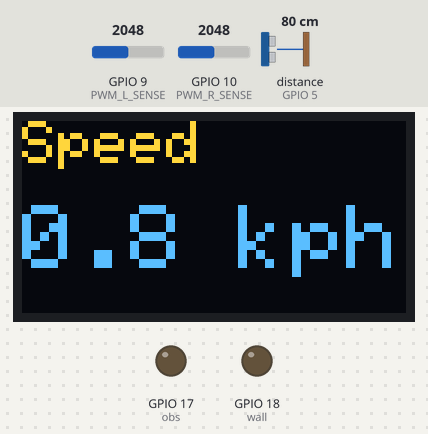
Simulated run of this sketch. Board: ESP32-S3. Parts: 128×64 one-colour display, output pins drawn as LEDs (lit = HIGH). Wiring (inferred from the names in the program): ultrasonic range finder: trigger GPIO 4; echo GPIO 5. Dashed ring = blinking. Inputs (shaded band) come from the test bench; at power-on: distance to the obstacle (sensor on GPIO 5) 80 cm, GPIO 9 (PWM_L_SENSE) = 2048, GPIO 10 (PWM_R_SENSE) = 2048 (analog values on the 0–4095 scale). The echo pulse lasts 58.3 µs per cm; the OLED is the two-colour kind (top 16 rows yellow); pins used as bus, display or sensor lines are not drawn.

Above: at 1.9 s.
2.0 s: distance to the obstacle (sensor on GPIO 5) set to 14 cm
3.5 s: distance to the obstacle (sensor on GPIO 5) set to 10 cm
At 3.67 s:
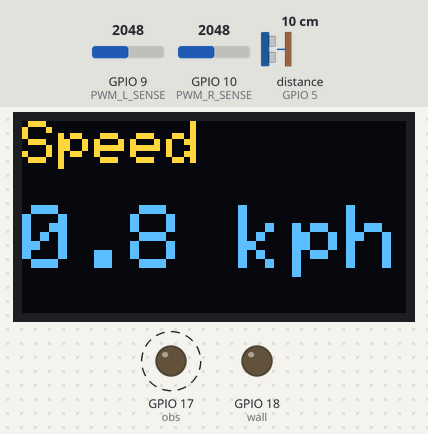
6.4 s: GPIO 9 (PWM_L_SENSE) set to 2866
At 6.69 s:
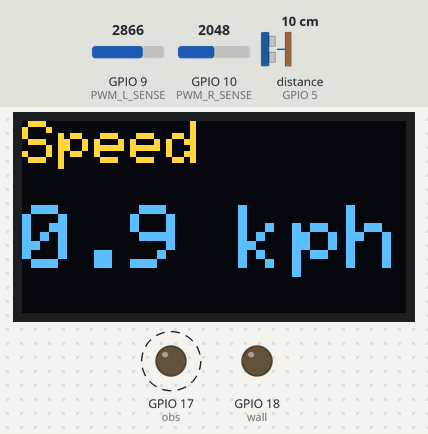
8.0 s: GPIO 10 (PWM_R_SENSE) set to 2866
At 8.39 s:
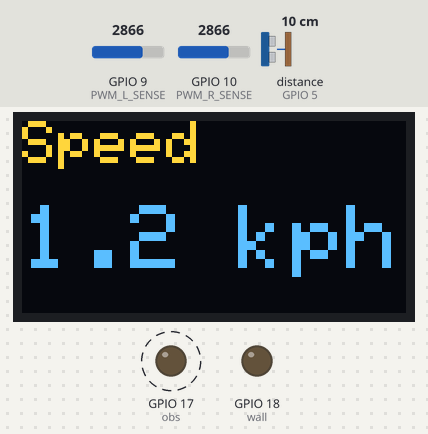
9.5 s: GPIO 9 (PWM_L_SENSE) set to 3603
At 9.94 s:
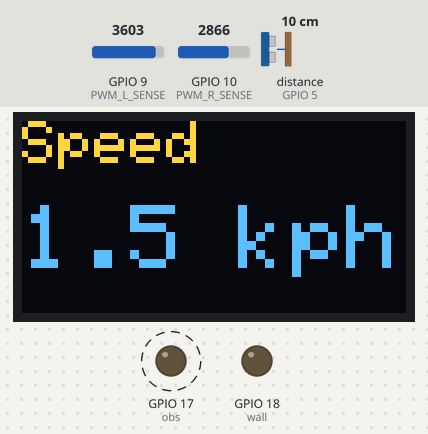
11.1 s: GPIO 10 (PWM_R_SENSE) set to 3603
At 11.49 s:
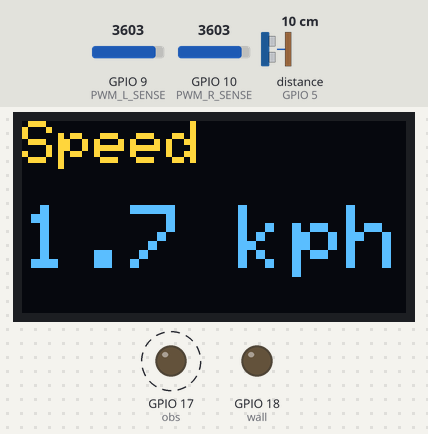
Timing chart, 0 to 13.8 s (numbered marks = the images above; inputs shaded):
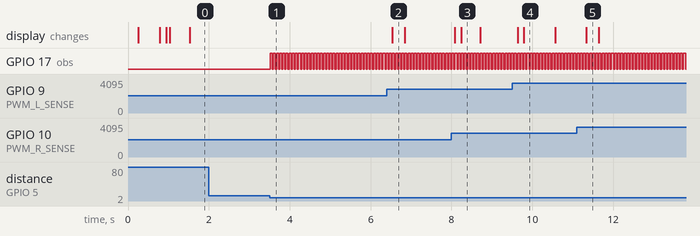

Measured:
- the behaviour switches between 13 and 12 cm on distance to the obstacle (sensor on GPIO 5) (found by bisection; images 0 and 1)
- after the input at 2.0 s, every drawn part: stays the same
- after the input at 3.5 s, GPIO 17 (obs): alternates HIGH for 0.05 s and LOW for 0.03 s, starting at once
- after the input at 6.4 s, the display: changes after 0.14 s (image 2)
- after the input at 8.0 s, the display: first changes after 0.09 s (image 3 shows a later state)
- after the input at 9.5 s, the display: first changes after 0.14 s (image 4 shows a later state)
- after the input at 11.1 s, the display: changes after 0.24 s (image 5)

The sketch:

working-OLED-accele.ino
```cpp
/*
  ESP32-S3 sketch:
   - Reads 5 analog line sensors and converts them to 0/1
   - Reads ultrasonic distance and triggers outputs when close
   - Reads TWO RC-filtered PWM signals from another ESP (left/right motor command)
   - Estimates average speed from PWM and shows it on an SSD1306 OLED

  HARDWARE NOTES:
   - PWM sense lines must be RC-filtered (you said this is already working).
   - Share GND between the two ESPs.
   - DO NOT use GPIO3 for I2C on ESP32-S3 (strap pin -> upload problems).
*/

#include <Wire.h>
#include <Adafruit_GFX.h>
#include <Adafruit_SSD1306.h>

// ================= OLED / I2C =================
#define OLED_ADDR 0x3C
#define SCREEN_WIDTH 128
#define SCREEN_HEIGHT 64

// Choose safe I2C pins (NOT strap pins like GPIO3)
const int I2C_SDA = 12;
const int I2C_SCL = 11;

Adafruit_SSD1306 display(SCREEN_WIDTH, SCREEN_HEIGHT, &Wire, -1);

// ================= PWM sense pins (RC-filtered) =================
// Must be ADC-capable pins on ESP32-S3 (GPIO 1..20)
const int PWM_L_SENSE = 9;   // left PWM -> RC -> this pin
const int PWM_R_SENSE = 10;   // right PWM -> RC -> this pin

// ADC settings
const int ADC_MAX = 4095;

// ---- Speed calibration (TUNE THESE!) ----
const int   PWM_DEAD = 60;      // below this, assume motor doesn't move
const float VMAX_MPS = 0.60f;   // max speed at PWM=255 in m/s (measure & set)

// ================= Line sensor pins =================
// Must be ADC-capable pins on ESP32-S3 (GPIO 1..20)
int AnalogPin[5] = {6, 7, 15, 16, 8};   // NOTE: if you use I2C SDA=8, don't also use 8 here!
int SensorDig[5] = {0, 0, 0, 0, 0};

int threshold = 800;
const bool SENSOR_HIGH_ON_LINE = true;

// ================= Ultrasonic + outputs =================
const int trig = 4;
const int echo = 5;
const int wall = 18;
const int obs  = 17;

long duration = 0;

// ================= Helpers: PWM -> speed =================
int readPwm255(int adcPin) {
  int raw = analogRead(adcPin);                          // 0..4095
  int pwm = (raw * 255 + (ADC_MAX / 2)) / ADC_MAX;       // 0..255
  if (pwm < 0) pwm = 0;
  if (pwm > 255) pwm = 255;
  return pwm;
}

float pwmToSpeedMps(int pwm) {
  if (pwm <= PWM_DEAD) return 0.0f;
  float u = (pwm - PWM_DEAD) / float(255 - PWM_DEAD);    // 0..1
  return u * VMAX_MPS;
}

float lowPass(float prev, float now, float alpha) {
  return prev + alpha * (now - prev);
}


// ================= Helpers: ultrasonic =================
float readDistanceCm() {
  digitalWrite(trig, LOW);
  delayMicroseconds(2);
  digitalWrite(trig, HIGH);
  delayMicroseconds(10);
  digitalWrite(trig, LOW);

  duration = pulseIn(echo, HIGH, 30000); // 30ms timeout
  if (duration == 0) return 500.0f;

  return duration / 58.0f; // cm
}

// ================= OLED display (speed only) =================
void showOnOledSpeedOnly(float avgMps) {
display.clearDisplay();
display.setTextColor(SSD1306_WHITE);

// Title
display.setTextSize(2);
display.setCursor(0, 0);
display.print("Speed");

// Big number + unit on same line
display.setTextSize(3);
display.setCursor(0, 28);
display.print(avgMps * 3.6f, 1);
display.print(" kph");   // <-- same line, same size

display.display();

}

// ================= Setup / Loop =================
float speedFiltered = 0.0f;
void setup() {
  Serial.begin(9600);

  // --- pins ---
  pinMode(trig, OUTPUT);
  pinMode(echo, INPUT);
  pinMode(wall, OUTPUT);
  pinMode(obs, OUTPUT);

  digitalWrite(trig, LOW);
  digitalWrite(wall, LOW);
  digitalWrite(obs, LOW);

  // --- ADC ---
  analogReadResolution(12);
  pinMode(PWM_L_SENSE, INPUT);
  pinMode(PWM_R_SENSE, INPUT);
  for (int i = 0; i < 5; i++) pinMode(AnalogPin[i], INPUT);

  // --- I2C / OLED ---
  Wire.begin(I2C_SDA, I2C_SCL);     // <-- explicit pins (avoid GPIO3)
  Wire.setClock(100000);

  delay(200);

  if (!display.begin(SSD1306_SWITCHCAPVCC, OLED_ADDR)) {
    Serial.println("OLED init failed");
    while (1) delay(10);
  }

  display.clearDisplay();
  display.setTextColor(SSD1306_WHITE);
  display.setTextSize(1);
  display.setCursor(0, 0);
  display.println("Ready");
  display.display();
  delay(500);
}

void loop() {
  // Obstacle logic
  float dist = readDistanceCm();
  if ((dist > 6) && (dist < 13)) {
    digitalWrite(wall, HIGH);
    delayMicroseconds(500);
    digitalWrite(wall, LOW);

    digitalWrite(obs, HIGH);
    delay(50);
    digitalWrite(obs, LOW);}

  // PWM reading
  int pwmL = readPwm255(PWM_L_SENSE);
  int pwmR = readPwm255(PWM_R_SENSE);

  // Speed estimate
  float vL = pwmToSpeedMps(pwmL);
  float vR = pwmToSpeedMps(pwmR);
  float vAvg = (vL + vR) * 0.5f;

  // Smooth for stable display
  speedFiltered = lowPass(speedFiltered, vAvg, 0.2f);

  // OLED
  showOnOledSpeedOnly(speedFiltered);
}
```
